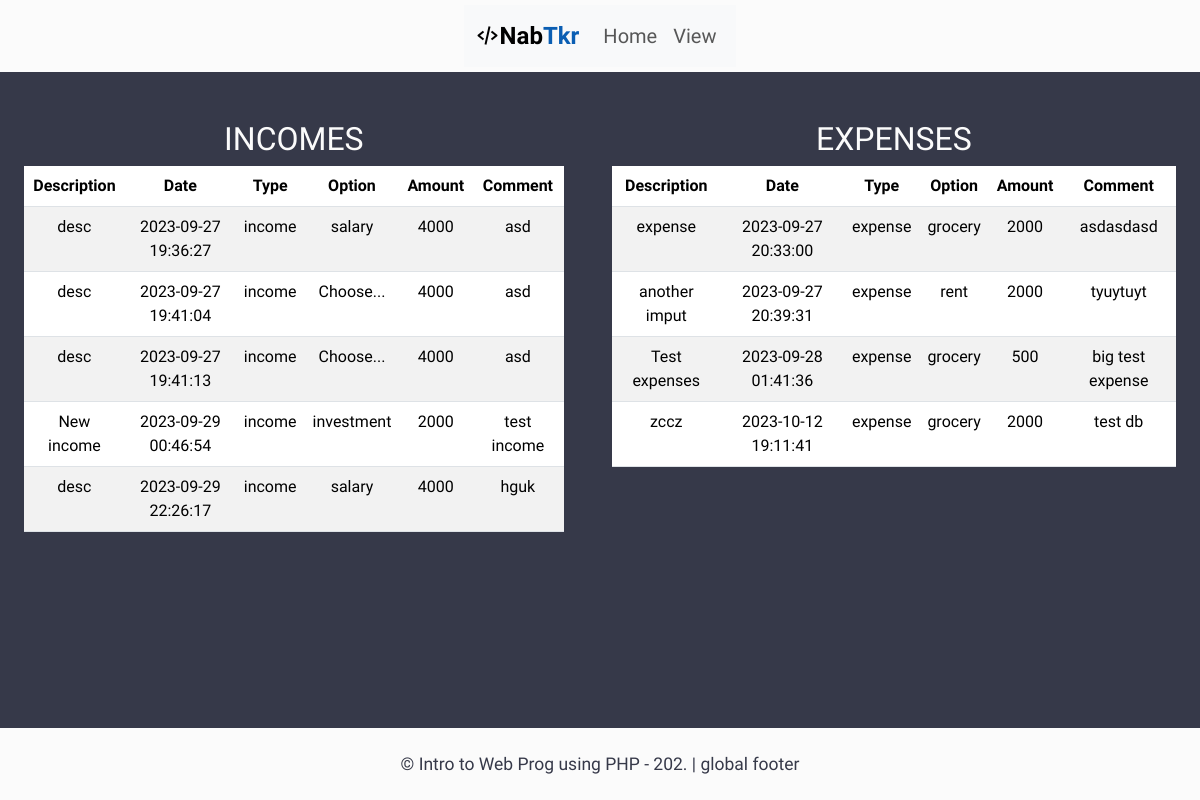
The page /view.php on the database its author committed.
### tables this page shows
CREATE TABLE `inputs` (
  `input_id` int(20) NOT NULL,
  `input_description` varchar(30) NOT NULL,
  `input_date` timestamp NOT NULL DEFAULT current_timestamp(),
  `input_type` varchar(30) NOT NULL,
  `input_option` varchar(30) NOT NULL,
  `amount` decimal(20,0) DEFAULT NULL,
  `input_comment` varchar(255) DEFAULT NULL CHECK (`amount` > 0)
);

### database.php (called while the page is built, shortened)
<?php
  class Database{
    private $connection;
    public function connect_db(){
        $db_host = 'localhost';
        $db_user = 'root';
        $db_pass = '';
        $db_name = 'tracker';
        try {
            $this->connection = mysqli_connect($db_host, $db_user, $db_pass, $db_name);
        } catch (Exception $e) {
            if (mysqli_connect_error()) {
                die("Database Connection Failed: " . mysqli_connect_error());
            }
        }
    }
    public function readIncomes(){
        $sql = "SELECT * FROM inputs WHERE input_type = 'income' ";
        $res = mysqli_query($this->connection, $sql);
        return $res;
	}
    public function readExpenses(){
        $sql = "SELECT * FROM inputs WHERE input_type = 'expense' ";
        $res = mysqli_query($this->connection, $sql);
        return $res;
	}
  }
  $database = new Database();
?>

### view.php (the view, shortened to what this page needs)
<!DOCTYPE html>
<html lang="en">
<head>
    <link rel="stylesheet" href="https://cdn.jsdelivr.net/npm/bootstrap@5.3.2/dist/css/bootstrap.min.css">
    <link rel="stylesheet" href="./css/styles.css">
    <link rel='stylesheet' href='https://unpkg.com/boxicons@2.1.4/css/boxicons.min.css'>
</head>
    <?php
        require_once('database.php');
        $dataIncomes = $database->readIncomes();
        $dataExpenses = $database->readExpenses();
    ?>
<body>
    <header>
        <?php
            include('./includes/global-nav.php');
        ?>
    </header>
    <main class="tables" >
        <section class="table-incomes" >
            <h2>INCOMES</h2>
            <table class="table table-striped table-hover">
                <thead>
                    <tr>
                        <th>Description</th>
                        <th>Date</th>
                        <th>Type</th>
                        <th>Option</th>
                        <th>Amount</th>
                        <th>Comment</th>
                    </tr>
                </thead>
                <tbody>
                    <?php while ($row = mysqli_fetch_assoc($dataIncomes)) { ?>
                        <tr>
                            <td><?php echo $row['input_description']; ?></td>
                            <td><?php echo $row['input_date']; ?></td>
                            <td><?php echo $row['input_type']; ?></td>
                            <td><?php echo $row['input_option']; ?></td>
                            <td><?php echo $row['amount']; ?></td>
                            <td><?php echo $row['input_comment']; ?></td>
                        </tr>
                    <?php } ?>
                </tbody>
            </table>
        </section>
        <section class="table-expenses" >
            <h2>EXPENSES</h2>
            <table class="table table-striped table-hover">
                <thead>
                    <tr>
                        <th>Description</th>
                        <th>Date</th>
                        <th>Type</th>
                        <th>Option</th>
                        <th>Amount</th>
                        <th>Comment</th>
                    </tr>
                </thead>
                <tbody>
                    <?php while ($row = mysqli_fetch_assoc($dataExpenses)) { ?>
                        <tr>
                            <td><?php echo $row['input_description']; ?></td>
                            <td><?php echo $row['input_date']; ?></td>
                            <td><?php echo $row['input_type']; ?></td>
                            <td><?php echo $row['input_option']; ?></td>
                            <td><?php echo $row['amount']; ?></td>
                            <td><?php echo $row['input_comment']; ?></td>
                        </tr>
                    <?php } ?>
                </tbody>
            </table>
        </section>
    </main>
    <footer>
        <?php
        include('./includes/footer-nav.php');
        ?>
    </footer>
</body>
</html>

### includes/global-nav.php (shortened to what this page needs)
<nav class="navbar navbar-expand-lg bg-body-tertiary">
    <div class="container-fluid">
        <a class="navbar-brand" href="./index.php"><i class='bx bx-code-alt'></i> Nab<span class="header-span" >Tkr</span></a>
        <div class="navbar-nav">
            <a class="nav-link" href="./index.php">Home</a>
            <a class="nav-link" href="./view.php">View</a>
        </div>
    </div>
</nav>

### includes/footer-nav.php
<small>
© Intro to Web Prog using PHP - 202.  | global footer
</small>

### css/styles.css (style rules this page uses)
:root { --dark: #181a1e; --light: #fbfbfb; --primary: #0a5eb3; --light-primary: #CFE8FF; --grey: #ccc; --dark-grey: #363949; }
* { margin: 0; padding: 0; box-sizing: border-box; font-family: "Courier Prime", monospace; }
header { width: 100%; height: 72px; display: flex; align-items: center; justify-content: center; background-color: var(--light); margin-bottom: 24px; font-size: 20px; }
header .navbar-brand { display: flex; align-items: center; justify-content: center; font-size: 24px; font-weight: bold; }
header .header-span { color: var(--primary); }
body { display: flex; flex-direction: column; align-items: center; justify-content: center; line-height: 1.5; text-align: center; margin: 0px; padding: 0px; background-color: var(--dark-grey); color: var(--light); min-height: 100vh; }
main { flex: 1; display: flex; flex-direction: column; padding: 24px; }
main.tables { gap: 48px; flex-direction: row; }
footer { width: 100%; height: 72px; display: flex; align-items: center; justify-content: center; background-color: var(--light); font-size: 20px; color: var(--dark-grey); }

### rows shown on the page
inputs: input_description "desc", input_date "2023-09-27 19:36:27", input_type "income", input_option "salary", amount "4000", input_comment "asd"
inputs: input_description "desc", input_date "2023-09-27 19:41:04", input_type "income", input_option "Choose...", amount "4000", input_comment "asd"
inputs: input_description "desc", input_date "2023-09-27 19:41:13", input_type "income", input_option "Choose...", amount "4000", input_comment "asd"
inputs: input_description "New income", input_date "2023-09-29 00:46:54", input_type "income", input_option "investment", amount "2000", input_comment "test income"
inputs: input_description "desc", input_date "2023-09-29 22:26:17", input_type "income", input_option "salary", amount "4000", input_comment "hguk"
inputs: input_description "expense", input_date "2023-09-27 20:33:00", input_type "expense", input_option "grocery", amount "2000", input_comment "asdasdasd"
inputs: input_description "another imput", input_date "2023-09-27 20:39:31", input_type "expense", input_option "rent", amount "2000", input_comment "tyuytuyt"
inputs: input_description "Test expenses", input_date "2023-09-28 01:41:36", input_type "expense", input_option "grocery", amount "500", input_comment "big test expense"
inputs: input_description "zccz", input_date "2023-10-12 19:11:41", input_type "expense", input_option "grocery", amount "2000", input_comment "test db"
